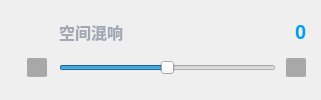
                  <widget class="QWidget" name="widget_20" native="true">
                   <property name="minimumSize">
                    <size>
                     <width>308</width>
                     <height>91</height>
                    </size>
                   </property>
                   <property name="styleSheet">
                    <string notr="true">border-radius:0px;
background:none;
border-bottom: 2px solid rgba(255, 255, 255, 0.05);
</string>
                   </property>
                   <layout class="QGridLayout" name="gridLayout_24">
                    <property name="leftMargin">
                     <number>27</number>
                    </property>
                    <property name="topMargin">
                     <number>18</number>
                    </property>
                    <property name="rightMargin">
                     <number>5</number>
                    </property>
                    <property name="bottomMargin">
                     <number>20</number>
                    </property>
                    <property name="horizontalSpacing">
                     <number>10</number>
                    </property>
                    <property name="verticalSpacing">
                     <number>13</number>
                    </property>
                    <item row="0" column="0">
                     <widget class="QLabel" name="lab_algoIcon_6">
                      <property name="enabled">
                       <bool>true</bool>
                      </property>
                      <property name="minimumSize">
                       <size>
                        <width>22</width>
                        <height>22</height>
                       </size>
                      </property>
                      <property name="maximumSize">
                       <size>
                        <width>22</width>
                        <height>22</height>
                       </size>
                      </property>
                      <property name="styleSheet">
                       <string notr="true">QLabel
{
	border-image: url(:/Skin/Images/Headphones/Algo/space-no.png);
}
QLabel:disabled
{
	border-image: url(:/Skin/Images/Headphones/Algo/space-di.png);
}</string>
                      </property>
                      <property name="text">
                       <string/>
                      </property>
                     </widget>
                    </item>
                    <item row="0" column="1">
                     <widget class="QLabel" name="lab_algo_7">
                      <property name="minimumSize">
                       <size>
                        <width>87</width>
                        <height>23</height>
                       </size>
                      </property>
                      <property name="maximumSize">
                       <size>
                        <width>16777215</width>
                        <height>23</height>
                       </size>
                      </property>
                      <property name="styleSheet">
                       <string notr="true">font-family: &quot;Noto Sans S Chinese&quot;; font-weight: 500;
font-size: 16px;
color: #A1A8B3;
background:transparent;
border:none;</string>
                      </property>
                      <property name="text">
                       <string>空间混响</string>
                      </property>
                      <property name="alignment">
                       <set>Qt::AlignLeading|Qt::AlignLeft|Qt::AlignVCenter</set>
                      </property>
                     </widget>
                    </item>
                    <item row="1" column="2">
                     <widget class="QPushButton" name="pBt_SReverb_add">
                      <property name="minimumSize">
                       <size>
                        <width>20</width>
                        <height>20</height>
                       </size>
                      </property>
                      <property name="maximumSize">
                       <size>
                        <width>20</width>
                        <height>20</height>
                       </size>
                      </property>
                      <property name="styleSheet">
                       <string notr="true">QPushButton
{
	background: rgba(0, 0, 0, 0.3);
	border-radius: 2px;
	border-image: url(:/Skin/Images/Slider/add-no.png);
}
QPushButton:hover
{
	border-image: url(:/Skin/Images/Slider/add-ho.png);
}
QPushButton:pressed
{
	border-image: url(:/Skin/Images/Slider/add-ch.png);
}
QPushButton:disabled
{
	border-image: url(:/Skin/Images/Slider/add-dis.png);
}</string>
                      </property>
                      <property name="text">
                       <string/>
                      </property>
                     </widget>
                    </item>
                    <item row="1" column="1">
                     <widget class="GearSlider" name="hSlider_SpatialReverb">
                      <property name="enabled">
                       <bool>true</bool>
                      </property>
                      <property name="minimumSize">
                       <size>
                        <width>217</width>
                        <height>15</height>
                       </size>
                      </property>
                      <property name="maximumSize">
                       <size>
                        <width>16777215</width>
                        <height>15</height>
                       </size>
                      </property>
                      <property name="styleSheet">
                       <string notr="true"/>
                      </property>
                      <property name="minimum">
                       <number>-5</number>
                      </property>
                      <property name="maximum">
                       <number>5</number>
                      </property>
                      <property name="singleStep">
                       <number>1</number>
                      </property>
                      <property name="pageStep">
                       <number>1</number>
                      </property>
                      <property name="value">
                       <number>0</number>
                      </property>
                      <property name="orientation">
                       <enum>Qt::Horizontal</enum>
                      </property>
                     </widget>
                    </item>
                    <item row="1" column="0">
                     <widget class="QPushButton" name="pBt_SReverb_sub">
                      <property name="minimumSize">
                       <size>
                        <width>20</width>
                        <height>20</height>
                       </size>
                      </property>
                      <property name="maximumSize">
                       <size>
                        <width>20</width>
                        <height>20</height>
                       </size>
                      </property>
                      <property name="styleSheet">
                       <string notr="true">QPushButton
{
	background: rgba(0, 0, 0, 0.3);
	border-radius: 2px;
	border-image: url(:/Skin/Images/Slider/sub-no.png);
}
QPushButton:hover
{
	border-image: url(:/Skin/Images/Slider/sub-ho.png);
}
QPushButton:pressed
{
	border-image: url(:/Skin/Images/Slider/sub-ch.png);
}
QPushButton:disabled
{
	border-image: url(:/Skin/Images/Slider/sub-dis.png);
}</string>
                      </property>
                      <property name="text">
                       <string/>
                      </property>
                     </widget>
                    </item>
                    <item row="0" column="2">
                     <widget class="QLineEdit" name="lab_SpatialReverbVal">
                      <property name="enabled">
                       <bool>false</bool>
                      </property>
                      <property name="minimumSize">
                       <size>
                        <width>20</width>
                        <height>23</height>
                       </size>
                      </property>
                      <property name="maximumSize">
                       <size>
                        <width>30</width>
                        <height>23</height>
                       </size>
                      </property>
                      <property name="styleSheet">
                       <string notr="true">border-radius:0px;
border:none;
background-color: transparent;
color: #009FEF;
font-family: &quot;YouSheBiaoTiHei&quot;;
font-weight: 500;
font-size: 20px;
</string>
                      </property>
                      <property name="text">
                       <string>0</string>
                      </property>
                      <property name="maxLength">
                       <number>32767</number>
                      </property>
                      <property name="alignment">
                       <set>Qt::AlignCenter</set>
                      </property>
                     </widget>
                    </item>
                   </layout>
                  </widget>
